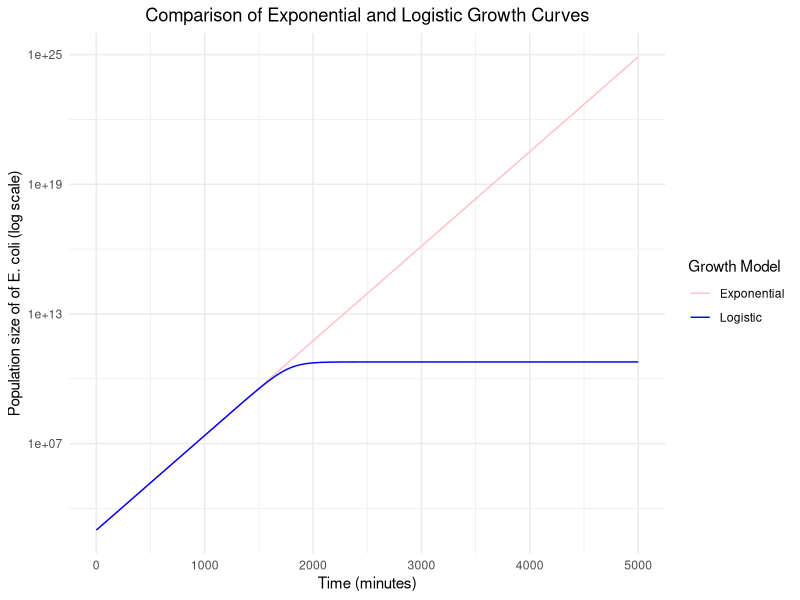

R code for this plot:
#Making a graph comparing exponential and logistic growth curves 

#Necessary packages
library(ggplot2)

#loading data
growth_data <- read.csv("experiment.csv")

#exponential growth function
expon_fun <- function(t) {
  N <- N0*exp(r*t)
  return(N)
}

#logistical growth function
log_fun <- function(t) {
  N <- (N0*K*exp(r*t))/(K-N0+N0*exp(r*t))
  return(N)
}

#my estimated parameters
N0 <- 985       #initial pop size
r <- 0.010086    #growth rate
K <- 6.000e+10   #carrying capacity
t <- c(1:5000)  #time

#computing values for exponential and logistic growth
exp_growth <- sapply(t, function(time) expon_fun(time))
log_growth <- sapply(t, function(time) log_fun(time))

#making a dataframe for plotting
growth_df <- data.frame(
  time = t,                 
  exponential = exp_growth, 
  logistic = log_growth)

comparison_fig <- ggplot(growth_df, aes(x = time)) +
  geom_line(aes(y = exponential, colour = "Exponential")) +
  geom_line(aes(y = logistic, colour = "Logistic")) +
  scale_colour_manual(values = c("Exponential" = "pink", "Logistic" = "blue")) +
  scale_y_log10() + 
  labs(
    x = "Time (minutes)",
    y = "Population size of of E. coli (log scale)",
    colour = "Growth Model",
    title = "Comparison of Exponential and Logistic Growth Curves") +
  theme_minimal() +
  theme(plot.title = element_text(hjust = 0.5))

#displaying the plot
print(comparison_fig)

